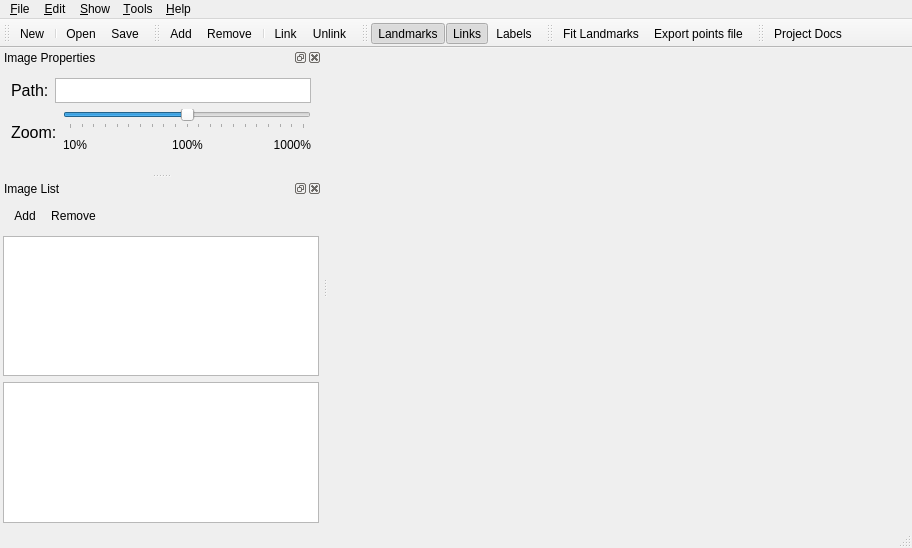
<?xml version="1.0" encoding="UTF-8"?>
<ui version="4.0">
 <class>MainWindow</class>
 <widget class="QMainWindow" name="MainWindow">
  <property name="geometry">
   <rect>
    <x>0</x>
    <y>0</y>
    <width>912</width>
    <height>548</height>
   </rect>
  </property>
  <property name="windowTitle">
   <string>FLAT - Facial Landmarks Annotation Tool</string>
  </property>
  <property name="autoFillBackground">
   <bool>false</bool>
  </property>
  <property name="locale">
   <locale language="English" country="UnitedKingdom"/>
  </property>
  <widget class="QWidget" name="centralWidget">
   <layout class="QVBoxLayout" name="verticalLayout">
    <property name="leftMargin">
     <number>0</number>
    </property>
    <property name="topMargin">
     <number>0</number>
    </property>
    <property name="rightMargin">
     <number>0</number>
    </property>
    <property name="bottomMargin">
     <number>0</number>
    </property>
    <item>
     <widget class="QTabWidget" name="tabWidget">
      <property name="locale">
       <locale language="English" country="UnitedKingdom"/>
      </property>
      <property name="tabPosition">
       <enum>QTabWidget::North</enum>
      </property>
      <property name="tabShape">
       <enum>QTabWidget::Triangular</enum>
      </property>
      <property name="iconSize">
       <size>
        <width>24</width>
        <height>24</height>
       </size>
      </property>
      <property name="elideMode">
       <enum>Qt::ElideNone</enum>
      </property>
      <property name="documentMode">
       <bool>true</bool>
      </property>
      <property name="tabsClosable">
       <bool>true</bool>
      </property>
      <property name="movable">
       <bool>true</bool>
      </property>
      <property name="tabBarAutoHide">
       <bool>false</bool>
      </property>
     </widget>
    </item>
   </layout>
  </widget>
  <widget class="QMenuBar" name="menuBar">
   <property name="geometry">
    <rect>
     <x>0</x>
     <y>0</y>
     <width>912</width>
     <height>21</height>
    </rect>
   </property>
   <widget class="QMenu" name="menuFile">
    <property name="locale">
     <locale language="English" country="UnitedKingdom"/>
    </property>
    <property name="title">
     <string>&amp;File</string>
    </property>
    <addaction name="actionNew"/>
    <addaction name="separator"/>
    <addaction name="actionOpen"/>
    <addaction name="actionSave"/>
    <addaction name="actionSaveAs"/>
    <addaction name="separator"/>
    <addaction name="actionExit"/>
   </widget>
   <widget class="QMenu" name="menuHelp">
    <property name="locale">
     <locale language="English" country="UnitedKingdom"/>
    </property>
    <property name="title">
     <string>&amp;Help</string>
    </property>
    <addaction name="actionProject"/>
    <addaction name="separator"/>
    <addaction name="actionAbout"/>
   </widget>
   <widget class="QMenu" name="menuShow">
    <property name="locale">
     <locale language="English" country="UnitedKingdom"/>
    </property>
    <property name="title">
     <string>&amp;Show</string>
    </property>
    <widget class="QMenu" name="menuWindows">
     <property name="title">
      <string>&amp;Windows</string>
     </property>
     <addaction name="actionShowImageProperties"/>
     <addaction name="actionShowImagesList"/>
    </widget>
    <widget class="QMenu" name="menu_Image_Elements">
     <property name="locale">
      <locale language="English" country="UnitedKingdom"/>
     </property>
     <property name="title">
      <string>&amp;Image Elements</string>
     </property>
     <addaction name="actionShowFeatures"/>
     <addaction name="actionShowConnections"/>
     <addaction name="actionShowFeatureIDs"/>
    </widget>
    <addaction name="menuWindows"/>
    <addaction name="separator"/>
    <addaction name="menu_Image_Elements"/>
   </widget>
   <widget class="QMenu" name="menuEdit">
    <property name="locale">
     <locale language="English" country="UnitedKingdom"/>
    </property>
    <property name="title">
     <string>&amp;Edit</string>
    </property>
    <widget class="QMenu" name="menu_Images">
     <property name="locale">
      <locale language="English" country="UnitedKingdom"/>
     </property>
     <property name="title">
      <string>&amp;Images</string>
     </property>
     <addaction name="actionAddImage"/>
     <addaction name="actionRemoveImage"/>
    </widget>
    <widget class="QMenu" name="menu_Facial_Landmarks">
     <property name="title">
      <string>&amp;Facial Landmarks</string>
     </property>
     <addaction name="actionAddFeature"/>
     <addaction name="actionRemoveFeature"/>
     <addaction name="separator"/>
     <addaction name="actionConnectFeatures"/>
     <addaction name="actionDisconnectFeatures"/>
    </widget>
    <addaction name="menu_Images"/>
    <addaction name="separator"/>
    <addaction name="menu_Facial_Landmarks"/>
   </widget>
   <widget class="QMenu" name="menuTools">
    <property name="locale">
     <locale language="English" country="UnitedKingdom"/>
    </property>
    <property name="title">
     <string>&amp;Tools</string>
    </property>
    <widget class="QMenu" name="menu_CSIRO_Face_Analysis_SDK">
     <property name="title">
      <string>&amp;Libfacedetection landmarks</string>
     </property>
     <addaction name="actionFitLandmarks"/>
     <addaction name="actionExportPointsFile"/>
     <addaction name="separator"/>
     <addaction name="actionConfigure"/>
    </widget>
    <addaction name="menu_CSIRO_Face_Analysis_SDK"/>
   </widget>
   <addaction name="menuFile"/>
   <addaction name="menuEdit"/>
   <addaction name="menuShow"/>
   <addaction name="menuTools"/>
   <addaction name="menuHelp"/>
  </widget>
  <widget class="QToolBar" name="fileToolBar">
   <property name="windowTitle">
    <string>File</string>
   </property>
   <property name="locale">
    <locale language="English" country="UnitedKingdom"/>
   </property>
   <property name="iconSize">
    <size>
     <width>32</width>
     <height>32</height>
    </size>
   </property>
   <attribute name="toolBarArea">
    <enum>TopToolBarArea</enum>
   </attribute>
   <attribute name="toolBarBreak">
    <bool>false</bool>
   </attribute>
   <addaction name="actionNew"/>
   <addaction name="separator"/>
   <addaction name="actionOpen"/>
   <addaction name="actionSave"/>
  </widget>
  <widget class="QStatusBar" name="statusBar"/>
  <widget class="QDockWidget" name="dockProperties">
   <property name="locale">
    <locale language="English" country="UnitedKingdom"/>
   </property>
   <property name="windowTitle">
    <string>Image Properties</string>
   </property>
   <attribute name="dockWidgetArea">
    <number>1</number>
   </attribute>
   <widget class="QWidget" name="Content">
    <layout class="QVBoxLayout" name="verticalLayout_7">
     <item>
      <layout class="QVBoxLayout" name="verticalLayout_3">
       <property name="sizeConstraint">
        <enum>QLayout::SetMinimumSize</enum>
       </property>
       <item>
        <layout class="QHBoxLayout" name="horizontalLayout">
         <property name="sizeConstraint">
          <enum>QLayout::SetMinimumSize</enum>
         </property>
         <item>
          <widget class="QLabel" name="labelPath">
           <property name="font">
            <font>
             <pointsize>12</pointsize>
            </font>
           </property>
           <property name="text">
            <string>Path:</string>
           </property>
           <property name="buddy">
            <cstring>textFileName</cstring>
           </property>
          </widget>
         </item>
         <item>
          <widget class="QTextEdit" name="textFileName">
           <property name="maximumSize">
            <size>
             <width>16777215</width>
             <height>25</height>
            </size>
           </property>
           <property name="verticalScrollBarPolicy">
            <enum>Qt::ScrollBarAlwaysOff</enum>
           </property>
           <property name="horizontalScrollBarPolicy">
            <enum>Qt::ScrollBarAlwaysOff</enum>
           </property>
           <property name="undoRedoEnabled">
            <bool>false</bool>
           </property>
           <property name="lineWrapMode">
            <enum>QTextEdit::NoWrap</enum>
           </property>
           <property name="readOnly">
            <bool>true</bool>
           </property>
           <property name="acceptRichText">
            <bool>false</bool>
           </property>
           <property name="textInteractionFlags">
            <set>Qt::TextSelectableByKeyboard|Qt::TextSelectableByMouse</set>
           </property>
           <property name="placeholderText">
            <string notr="true"/>
           </property>
          </widget>
         </item>
        </layout>
       </item>
      </layout>
     </item>
     <item>
      <layout class="QHBoxLayout" name="horizontalLayout_4">
       <item>
        <widget class="QLabel" name="label_Zoom">
         <property name="font">
          <font>
           <pointsize>12</pointsize>
          </font>
         </property>
         <property name="text">
          <string>Zoom:</string>
         </property>
         <property name="buddy">
          <cstring>zoomSlider</cstring>
         </property>
        </widget>
       </item>
       <item>
        <layout class="QVBoxLayout" name="verticalLayout_2">
         <item>
          <widget class="QSlider" name="zoomSlider">
           <property name="font">
            <font>
             <pointsize>12</pointsize>
            </font>
           </property>
           <property name="toolTip">
            <string>Altera o zoom nas imagens (+/- ou Ctrl+Roda do Mouse)</string>
           </property>
           <property name="minimum">
            <number>1</number>
           </property>
           <property name="maximum">
            <number>21</number>
           </property>
           <property name="singleStep">
            <number>1</number>
           </property>
           <property name="pageStep">
            <number>1</number>
           </property>
           <property name="value">
            <number>11</number>
           </property>
           <property name="sliderPosition">
            <number>11</number>
           </property>
           <property name="orientation">
            <enum>Qt::Horizontal</enum>
           </property>
           <property name="tickPosition">
            <enum>QSlider::TicksBelow</enum>
           </property>
           <property name="tickInterval">
            <number>0</number>
           </property>
          </widget>
         </item>
         <item>
          <layout class="QHBoxLayout" name="horizontalLayout_3">
           <property name="sizeConstraint">
            <enum>QLayout::SetMinimumSize</enum>
           </property>
           <item>
            <widget class="QLabel" name="label1000">
             <property name="minimumSize">
              <size>
               <width>45</width>
               <height>0</height>
              </size>
             </property>
             <property name="maximumSize">
              <size>
               <width>45</width>
               <height>16777215</height>
              </size>
             </property>
             <property name="text">
              <string>10%</string>
             </property>
            </widget>
           </item>
           <item>
            <spacer name="horizontalSpacer">
             <property name="orientation">
              <enum>Qt::Horizontal</enum>
             </property>
             <property name="sizeHint" stdset="0">
              <size>
               <width>40</width>
               <height>20</height>
              </size>
             </property>
            </spacer>
           </item>
           <item>
            <widget class="QLabel" name="label100">
             <property name="minimumSize">
              <size>
               <width>45</width>
               <height>0</height>
              </size>
             </property>
             <property name="maximumSize">
              <size>
               <width>45</width>
               <height>16777215</height>
              </size>
             </property>
             <property name="text">
              <string>100%</string>
             </property>
             <property name="alignment">
              <set>Qt::AlignCenter</set>
             </property>
            </widget>
           </item>
           <item>
            <spacer name="horizontalSpacer_2">
             <property name="orientation">
              <enum>Qt::Horizontal</enum>
             </property>
             <property name="sizeHint" stdset="0">
              <size>
               <width>40</width>
               <height>20</height>
              </size>
             </property>
            </spacer>
           </item>
           <item>
            <widget class="QLabel" name="label10">
             <property name="minimumSize">
              <size>
               <width>45</width>
               <height>0</height>
              </size>
             </property>
             <property name="maximumSize">
              <size>
               <width>45</width>
               <height>16777215</height>
              </size>
             </property>
             <property name="text">
              <string>1000%</string>
             </property>
             <property name="alignment">
              <set>Qt::AlignRight|Qt::AlignTrailing|Qt::AlignVCenter</set>
             </property>
            </widget>
           </item>
          </layout>
         </item>
        </layout>
       </item>
      </layout>
     </item>
     <item>
      <spacer name="verticalSpacer">
       <property name="orientation">
        <enum>Qt::Vertical</enum>
       </property>
       <property name="sizeHint" stdset="0">
        <size>
         <width>20</width>
         <height>40</height>
        </size>
       </property>
      </spacer>
     </item>
    </layout>
   </widget>
  </widget>
  <widget class="QDockWidget" name="dockImages">
   <property name="locale">
    <locale language="English" country="UnitedKingdom"/>
   </property>
   <property name="windowTitle">
    <string>Image List</string>
   </property>
   <attribute name="dockWidgetArea">
    <number>1</number>
   </attribute>
   <widget class="QWidget" name="Content_2">
    <layout class="QGridLayout" name="gridLayout">
     <property name="leftMargin">
      <number>3</number>
     </property>
     <property name="topMargin">
      <number>3</number>
     </property>
     <property name="rightMargin">
      <number>3</number>
     </property>
     <property name="bottomMargin">
      <number>3</number>
     </property>
     <property name="horizontalSpacing">
      <number>3</number>
     </property>
     <property name="verticalSpacing">
      <number>6</number>
     </property>
     <item row="0" column="0">
      <widget class="QToolBar" name="imagesToolbar">
       <property name="windowTitle">
        <string/>
       </property>
       <property name="iconSize">
        <size>
         <width>24</width>
         <height>24</height>
        </size>
       </property>
       <property name="floatable">
        <bool>false</bool>
       </property>
       <addaction name="actionAddImage"/>
       <addaction name="actionRemoveImage"/>
      </widget>
     </item>
     <item row="1" column="0">
      <widget class="QListView" name="listImages">
       <property name="editTriggers">
        <set>QAbstractItemView::NoEditTriggers</set>
       </property>
       <property name="selectionMode">
        <enum>QAbstractItemView::ExtendedSelection</enum>
       </property>
       <property name="selectionBehavior">
        <enum>QAbstractItemView::SelectRows</enum>
       </property>
       <property name="viewMode">
        <enum>QListView::IconMode</enum>
       </property>
       <property name="selectionRectVisible">
        <bool>false</bool>
       </property>
      </widget>
     </item>
     <item row="2" column="0">
      <widget class="QTreeView" name="treeImages">
       <property name="editTriggers">
        <set>QAbstractItemView::AllEditTriggers</set>
       </property>
       <property name="selectionMode">
        <enum>QAbstractItemView::ExtendedSelection</enum>
       </property>
       <attribute name="headerDefaultSectionSize">
        <number>150</number>
       </attribute>
      </widget>
     </item>
    </layout>
   </widget>
  </widget>
  <widget class="QToolBar" name="editToolBar">
   <property name="windowTitle">
    <string>Edit</string>
   </property>
   <property name="iconSize">
    <size>
     <width>32</width>
     <height>32</height>
    </size>
   </property>
   <attribute name="toolBarArea">
    <enum>TopToolBarArea</enum>
   </attribute>
   <attribute name="toolBarBreak">
    <bool>false</bool>
   </attribute>
   <addaction name="actionAddFeature"/>
   <addaction name="actionRemoveFeature"/>
   <addaction name="separator"/>
   <addaction name="actionConnectFeatures"/>
   <addaction name="actionDisconnectFeatures"/>
  </widget>
  <widget class="QToolBar" name="viewToolBar">
   <property name="windowTitle">
    <string>View</string>
   </property>
   <property name="iconSize">
    <size>
     <width>32</width>
     <height>32</height>
    </size>
   </property>
   <attribute name="toolBarArea">
    <enum>TopToolBarArea</enum>
   </attribute>
   <attribute name="toolBarBreak">
    <bool>false</bool>
   </attribute>
   <addaction name="actionShowFeatures"/>
   <addaction name="actionShowConnections"/>
   <addaction name="actionShowFeatureIDs"/>
  </widget>
  <widget class="QToolBar" name="toolsToolBar">
   <property name="windowTitle">
    <string>Tools</string>
   </property>
   <property name="iconSize">
    <size>
     <width>32</width>
     <height>32</height>
    </size>
   </property>
   <attribute name="toolBarArea">
    <enum>TopToolBarArea</enum>
   </attribute>
   <attribute name="toolBarBreak">
    <bool>false</bool>
   </attribute>
   <addaction name="actionFitLandmarks"/>
   <addaction name="actionExportPointsFile"/>
  </widget>
  <widget class="QToolBar" name="helpTollBar">
   <property name="windowTitle">
    <string>toolBar</string>
   </property>
   <property name="iconSize">
    <size>
     <width>32</width>
     <height>32</height>
    </size>
   </property>
   <attribute name="toolBarArea">
    <enum>TopToolBarArea</enum>
   </attribute>
   <attribute name="toolBarBreak">
    <bool>false</bool>
   </attribute>
   <addaction name="actionProject"/>
  </widget>
  <action name="actionExit">
   <property name="text">
    <string>&amp;Exit</string>
   </property>
   <property name="toolTip">
    <string>Terminates the program</string>
   </property>
  </action>
  <action name="actionAbout">
   <property name="icon">
    <iconset resource="resources.qrc">
     <normaloff>:/icons/resources/icons/information.png</normaloff>:/icons/resources/icons/information.png</iconset>
   </property>
   <property name="text">
    <string>&amp;About...</string>
   </property>
   <property name="toolTip">
    <string>Displays information on this program</string>
   </property>
  </action>
  <action name="actionOpen">
   <property name="icon">
    <iconset resource="resources.qrc">
     <normaloff>:/icons/resources/icons/open.png</normaloff>:/icons/resources/icons/open.png</iconset>
   </property>
   <property name="text">
    <string>&amp;Open...</string>
   </property>
   <property name="toolTip">
    <string>Loads an existing face annotation dataset from a file</string>
   </property>
   <property name="shortcut">
    <string>Ctrl+O</string>
   </property>
  </action>
  <action name="actionNew">
   <property name="icon">
    <iconset resource="resources.qrc">
     <normaloff>:/icons/resources/icons/new.png</normaloff>:/icons/resources/icons/new.png</iconset>
   </property>
   <property name="text">
    <string>&amp;New</string>
   </property>
   <property name="toolTip">
    <string>Creates a new face annotation dataset</string>
   </property>
   <property name="shortcut">
    <string>Ctrl+N</string>
   </property>
  </action>
  <action name="actionSave">
   <property name="icon">
    <iconset resource="resources.qrc">
     <normaloff>:/icons/resources/icons/save.png</normaloff>:/icons/resources/icons/save.png</iconset>
   </property>
   <property name="text">
    <string>&amp;Save</string>
   </property>
   <property name="toolTip">
    <string>Saves the changes in the face annotation dataset</string>
   </property>
   <property name="shortcut">
    <string>Ctrl+S</string>
   </property>
  </action>
  <action name="actionSaveAs">
   <property name="icon">
    <iconset resource="resources.qrc">
     <normaloff>:/icons/resources/icons/saveas.png</normaloff>:/icons/resources/icons/saveas.png</iconset>
   </property>
   <property name="text">
    <string>Save &amp;as...</string>
   </property>
   <property name="toolTip">
    <string>Saves the changes in the face annotation dataset to a different file</string>
   </property>
  </action>
  <action name="actionProject">
   <property name="icon">
    <iconset resource="resources.qrc">
     <normaloff>:/icons/resources/icons/help.png</normaloff>:/icons/resources/icons/help.png</iconset>
   </property>
   <property name="text">
    <string>&amp;Project Docs</string>
   </property>
   <property name="toolTip">
    <string>Displays the project's documentation page on Github</string>
   </property>
   <property name="shortcut">
    <string>F1</string>
   </property>
  </action>
  <action name="actionAddImage">
   <property name="icon">
    <iconset resource="resources.qrc">
     <normaloff>:/icons/resources/icons/add.png</normaloff>:/icons/resources/icons/add.png</iconset>
   </property>
   <property name="text">
    <string>Add...</string>
   </property>
   <property name="toolTip">
    <string>Adds new images to the face annotation dataset</string>
   </property>
   <property name="shortcut">
    <string>Ctrl+Ins</string>
   </property>
  </action>
  <action name="actionRemoveImage">
   <property name="icon">
    <iconset resource="resources.qrc">
     <normaloff>:/icons/resources/icons/delete.png</normaloff>:/icons/resources/icons/delete.png</iconset>
   </property>
   <property name="text">
    <string>Remove</string>
   </property>
   <property name="toolTip">
    <string>Removes the selected images from the face annotation dataset</string>
   </property>
   <property name="shortcut">
    <string>Ctrl+Del</string>
   </property>
  </action>
  <action name="actionShowImagesList">
   <property name="checkable">
    <bool>true</bool>
   </property>
   <property name="checked">
    <bool>true</bool>
   </property>
   <property name="icon">
    <iconset resource="resources.qrc">
     <normaloff>:/icons/resources/icons/image-list.png</normaloff>:/icons/resources/icons/image-list.png</iconset>
   </property>
   <property name="text">
    <string>&amp;List of Images</string>
   </property>
   <property name="toolTip">
    <string>Displays or hides the window with the list of images in the face annotation dataset</string>
   </property>
   <property name="shortcut">
    <string>F2</string>
   </property>
  </action>
  <action name="actionShowImageProperties">
   <property name="checkable">
    <bool>true</bool>
   </property>
   <property name="checked">
    <bool>true</bool>
   </property>
   <property name="icon">
    <iconset resource="resources.qrc">
     <normaloff>:/icons/resources/icons/image-properties.png</normaloff>:/icons/resources/icons/image-properties.png</iconset>
   </property>
   <property name="text">
    <string>&amp;Image Properties</string>
   </property>
   <property name="toolTip">
    <string>Displays/hides the window with the propriedades of the selected image</string>
   </property>
   <property name="shortcut">
    <string>F3</string>
   </property>
  </action>
  <action name="actionShowFeatures">
   <property name="checkable">
    <bool>true</bool>
   </property>
   <property name="checked">
    <bool>true</bool>
   </property>
   <property name="icon">
    <iconset resource="resources.qrc">
     <normaloff>:/icons/resources/icons/features.png</normaloff>:/icons/resources/icons/features.png</iconset>
   </property>
   <property name="text">
    <string>&amp;Landmarks</string>
   </property>
   <property name="toolTip">
    <string>Displays/hides the facial landmarks</string>
   </property>
   <property name="shortcut">
    <string>F4</string>
   </property>
  </action>
  <action name="actionShowConnections">
   <property name="checkable">
    <bool>true</bool>
   </property>
   <property name="checked">
    <bool>true</bool>
   </property>
   <property name="icon">
    <iconset resource="resources.qrc">
     <normaloff>:/icons/resources/icons/links.png</normaloff>:/icons/resources/icons/links.png</iconset>
   </property>
   <property name="text">
    <string>&amp;Links</string>
   </property>
   <property name="toolTip">
    <string>Displays/hides the links between facial landmarks</string>
   </property>
   <property name="shortcut">
    <string>F5</string>
   </property>
  </action>
  <action name="actionShowFeatureIDs">
   <property name="checkable">
    <bool>true</bool>
   </property>
   <property name="icon">
    <iconset resource="resources.qrc">
     <normaloff>:/icons/resources/icons/feature-ids.png</normaloff>:/icons/resources/icons/feature-ids.png</iconset>
   </property>
   <property name="text">
    <string>&amp;Labels</string>
   </property>
   <property name="toolTip">
    <string>Shows/hides the labels of the facial landmarks</string>
   </property>
   <property name="shortcut">
    <string>F6</string>
   </property>
  </action>
  <action name="actionAddFeature">
   <property name="icon">
    <iconset resource="resources.qrc">
     <normaloff>:/icons/resources/icons/add-feature.png</normaloff>:/icons/resources/icons/add-feature.png</iconset>
   </property>
   <property name="text">
    <string>&amp;Add</string>
   </property>
   <property name="toolTip">
    <string>Add a new facial landmark to the face annotation dataset</string>
   </property>
   <property name="shortcut">
    <string>Shift+A</string>
   </property>
  </action>
  <action name="actionRemoveFeature">
   <property name="icon">
    <iconset resource="resources.qrc">
     <normaloff>:/icons/resources/icons/remove-feature.png</normaloff>:/icons/resources/icons/remove-feature.png</iconset>
   </property>
   <property name="text">
    <string>&amp;Remove</string>
   </property>
   <property name="toolTip">
    <string>Removes the selected facial landmarks (and their links) from the face annotation dataset</string>
   </property>
   <property name="shortcut">
    <string>Shift+R</string>
   </property>
  </action>
  <action name="actionConnectFeatures">
   <property name="icon">
    <iconset resource="resources.qrc">
     <normaloff>:/icons/resources/icons/connect.png</normaloff>:/icons/resources/icons/connect.png</iconset>
   </property>
   <property name="text">
    <string>&amp;Link</string>
   </property>
   <property name="toolTip">
    <string>Links two selected facial landmarks</string>
   </property>
   <property name="shortcut">
    <string>Shift+L</string>
   </property>
  </action>
  <action name="actionDisconnectFeatures">
   <property name="icon">
    <iconset resource="resources.qrc">
     <normaloff>:/icons/resources/icons/disconnect.png</normaloff>:/icons/resources/icons/disconnect.png</iconset>
   </property>
   <property name="text">
    <string>&amp;Unlink</string>
   </property>
   <property name="toolTip">
    <string>Unlinks the selected facial landmarks</string>
   </property>
   <property name="shortcut">
    <string>Shift+U</string>
   </property>
  </action>
  <action name="actionFitLandmarks">
   <property name="icon">
    <iconset resource="resources.qrc">
     <normaloff>:/icons/fat</normaloff>:/icons/fat</iconset>
   </property>
   <property name="text">
    <string>&amp;Fit Landmarks</string>
   </property>
   <property name="toolTip">
    <string>Attempts to automaticaly fit the face model (with 66 landmarks) to the currently selected face image using the face-fit utility from the CSIRO Face Analysis SDK</string>
   </property>
   <property name="shortcut">
    <string>Ctrl+F</string>
   </property>
  </action>
  <action name="actionConfigure">
   <property name="text">
    <string>&amp;Configure...</string>
   </property>
   <property name="toolTip">
    <string>Configure the face-fit utility from the CSIRO Face Analysis SDK</string>
   </property>
  </action>
  <action name="actionExportPointsFile">
   <property name="icon">
    <iconset resource="resources.qrc">
     <normaloff>:/icons/resources/icons/image-properties.png</normaloff>:/icons/resources/icons/image-properties.png</iconset>
   </property>
   <property name="text">
    <string>&amp;Export points file...</string>
   </property>
   <property name="toolTip">
    <string>Exports the annotation in current selected image to a CSIRO Face Analysis SDK points file</string>
   </property>
  </action>
 </widget>
 <layoutdefault spacing="6" margin="11"/>
 <tabstops>
  <tabstop>tabWidget</tabstop>
  <tabstop>textFileName</tabstop>
  <tabstop>listImages</tabstop>
  <tabstop>treeImages</tabstop>
 </tabstops>
 <resources>
  <include location="resources.qrc"/>
 </resources>
 <connections/>
</ui>
